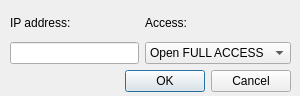
<?xml version="1.0" encoding="UTF-8"?>
<ui version="4.0">
 <class>OpenByIDDialog</class>
 <widget class="QDialog" name="OpenByIDDialog">
  <property name="geometry">
   <rect>
    <x>0</x>
    <y>0</y>
    <width>300</width>
    <height>96</height>
   </rect>
  </property>
  <property name="sizePolicy">
   <sizepolicy hsizetype="Preferred" vsizetype="MinimumExpanding">
    <horstretch>0</horstretch>
    <verstretch>0</verstretch>
   </sizepolicy>
  </property>
  <property name="minimumSize">
   <size>
    <width>296</width>
    <height>87</height>
   </size>
  </property>
  <property name="maximumSize">
   <size>
    <width>300</width>
    <height>96</height>
   </size>
  </property>
  <property name="contextMenuPolicy">
   <enum>Qt::NoContextMenu</enum>
  </property>
  <property name="windowTitle">
   <string>Open camera by IP</string>
  </property>
  <property name="windowIcon">
   <iconset resource="VimbaViewer.qrc">
    <normaloff>:/VimbaViewer/Images/stripes_256.png</normaloff>:/VimbaViewer/Images/stripes_256.png</iconset>
  </property>
  <property name="modal">
   <bool>false</bool>
  </property>
  <widget class="QWidget" name="layoutWidget">
   <property name="geometry">
    <rect>
     <x>10</x>
     <y>10</y>
     <width>281</width>
     <height>82</height>
    </rect>
   </property>
   <layout class="QGridLayout" name="gridLayout">
    <item row="0" column="0">
     <widget class="QLabel" name="label">
      <property name="text">
       <string>IP address:</string>
      </property>
     </widget>
    </item>
    <item row="0" column="1">
     <widget class="QLabel" name="label_2">
      <property name="text">
       <string>Access:</string>
      </property>
     </widget>
    </item>
    <item row="1" column="0">
     <widget class="QLineEdit" name="LineEdit_ID">
      <property name="toolTip">
       <string>Enter the ID of the camera as shown by Vimba, the IP or 12 digit MAC address</string>
      </property>
     </widget>
    </item>
    <item row="1" column="1">
     <widget class="QComboBox" name="ComboBox_Access">
      <property name="minimumSize">
       <size>
        <width>72</width>
        <height>0</height>
       </size>
      </property>
      <property name="maximumSize">
       <size>
        <width>99999</width>
        <height>16777215</height>
       </size>
      </property>
      <property name="toolTip">
       <string>Select the access mode the camera shall be opened in. Only GigE cameras can be opened in Config Mode.</string>
      </property>
      <item>
       <property name="text">
        <string>Open FULL ACCESS</string>
       </property>
      </item>
      <item>
       <property name="text">
        <string>Open READ ONLY</string>
       </property>
      </item>
      <item>
       <property name="text">
        <string>Open CONFIG</string>
       </property>
      </item>
     </widget>
    </item>
    <item row="2" column="0" colspan="2">
     <widget class="QDialogButtonBox" name="buttonBox">
      <property name="orientation">
       <enum>Qt::Horizontal</enum>
      </property>
      <property name="standardButtons">
       <set>QDialogButtonBox::Cancel|QDialogButtonBox::Ok</set>
      </property>
     </widget>
    </item>
   </layout>
  </widget>
 </widget>
 <resources>
  <include location="VimbaViewer.qrc"/>
 </resources>
 <connections>
  <connection>
   <sender>buttonBox</sender>
   <signal>accepted()</signal>
   <receiver>OpenByIDDialog</receiver>
   <slot>accept()</slot>
   <hints>
    <hint type="sourcelabel">
     <x>248</x>
     <y>254</y>
    </hint>
    <hint type="destinationlabel">
     <x>157</x>
     <y>274</y>
    </hint>
   </hints>
  </connection>
  <connection>
   <sender>buttonBox</sender>
   <signal>rejected()</signal>
   <receiver>OpenByIDDialog</receiver>
   <slot>reject()</slot>
   <hints>
    <hint type="sourcelabel">
     <x>316</x>
     <y>260</y>
    </hint>
    <hint type="destinationlabel">
     <x>286</x>
     <y>274</y>
    </hint>
   </hints>
  </connection>
 </connections>
</ui>
